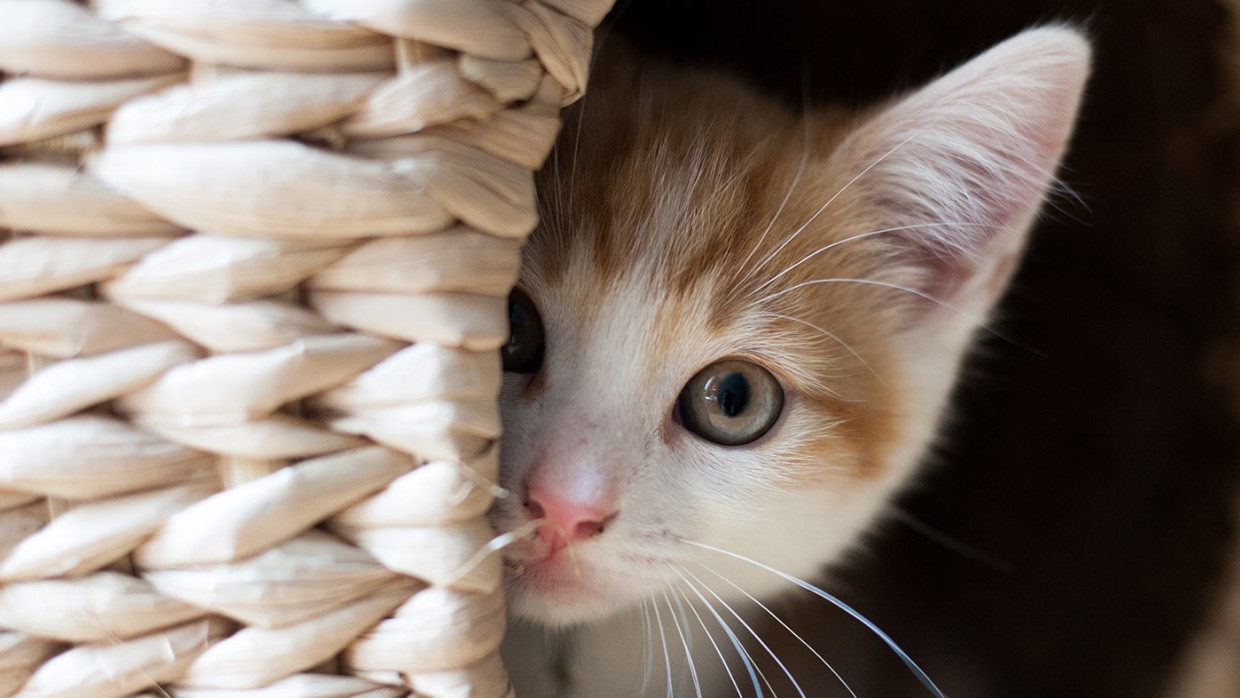
#> input picture images/cat2.jpg, 1240 x 698 px
$ python 'Water Mark.py'
#> lines starting #> are read from the running program, lines starting #| are printed output that depends on the picture
from PIL import Image, ImageFilter,ImageDraw
im = Image.open("images/cat2.jpg")
#> im is the input picture: PIL image 1240x698 RGB; mean R, G, B 132.4, 118.5, 108.8
logo = Image.open("images/puppy1.jpg")
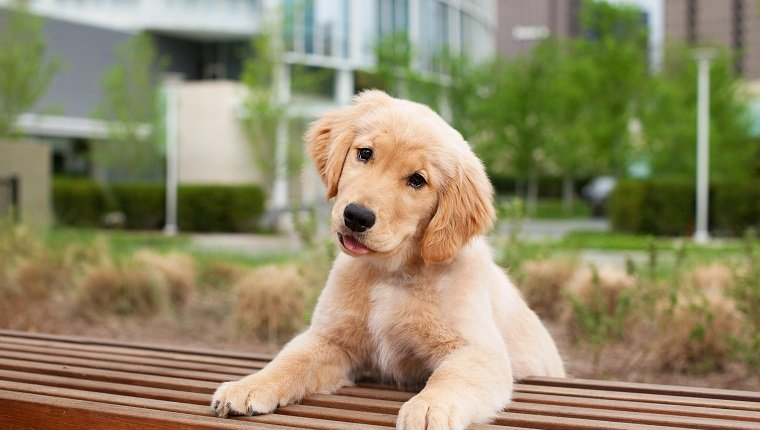
#> input picture images/puppy1.jpg, 760 x 430 px
#> logo is the input picture: PIL image 760x430 RGB; mean R, G, B 144.9, 136.7, 103.7
cp = im.copy()
position = (im.width-logo.width, im.height-logo.height)
#> position = (480, 268)
cp.paste( logo, position)
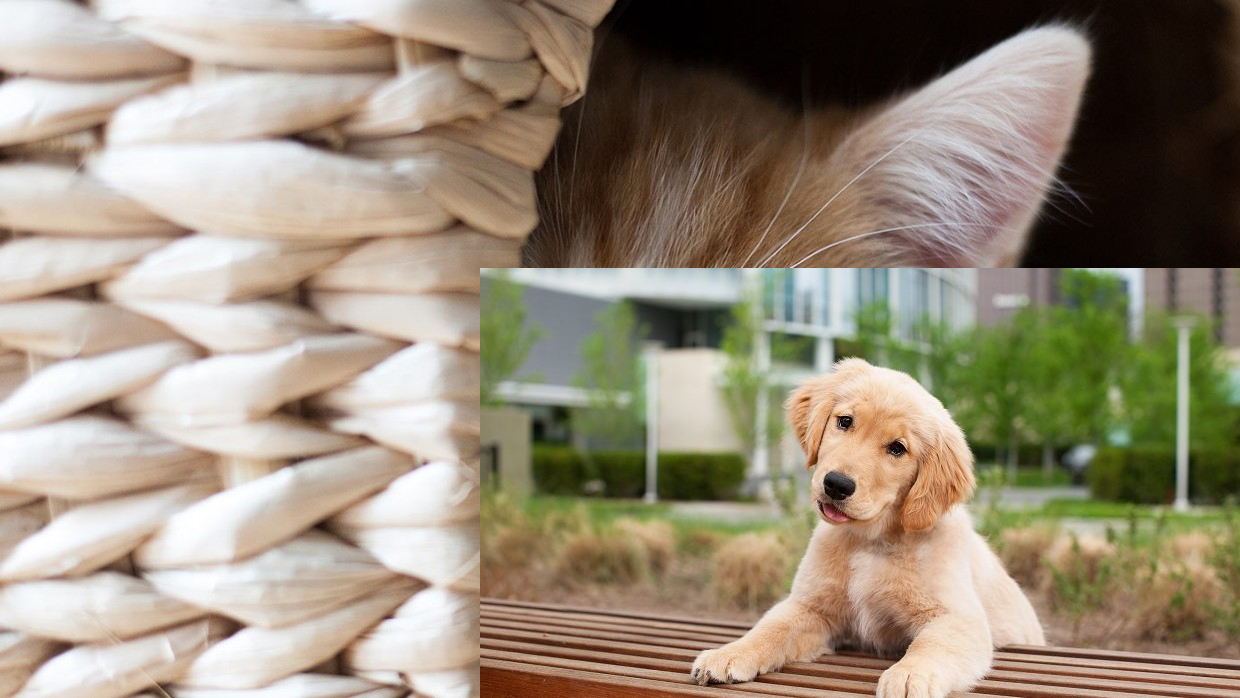
#> cp: PIL image 1240x698 RGB; mean R, G, B 153, 141.1, 122.2
cp.show()
